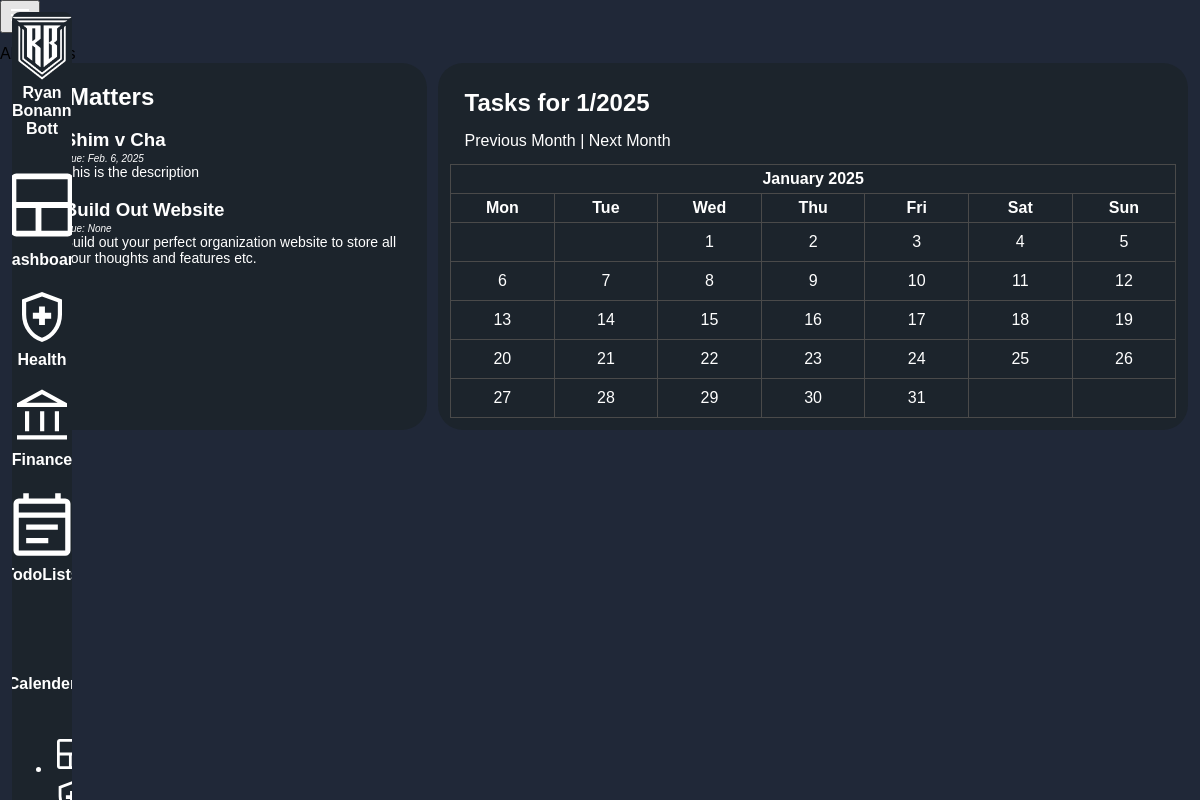
The page /project/matters/?year=2025&month=1 on the database its author committed.
### Progman/models.py (models this page shows, shortened)
class Matter(models.Model):
    name = models.CharField(max_length=250)
    type = models.ForeignKey(MatterType, on_delete=models.SET_NULL, null=True, blank=True, related_name="matters")
    client = models.ForeignKey(Client, on_delete=models.SET_NULL, null=True, blank=True, related_name="matters")
    start_date = models.DateField(null=True, blank=True)
    due_date = models.DateField(null=True, blank=True)
    description = models.TextField(null=True, blank=True) # Put your Notes Here
    status = models.ForeignKey(MatterStatus, on_delete=models.SET_NULL, null=True, blank=True, related_name="matters")
    percent_complete = models.FloatField(null=True, blank=True)
    final_product = models.FileField(upload_to="documents/", null=True, blank=True)
    created_at = models.DateTimeField(auto_now_add=True)
    updated_at = models.DateTimeField(auto_now=True)

### Progman/views.py (the view)
# urls.py: path('matters/', views.MatterListView.as_view(), name='matter_list'),
class MatterListView(ListView):
    model = Matter
    template_name = 'note/matter_list.html'
    context_object_name = 'matters'
    def get_context_data(self, **kwargs):
        context = super().get_context_data(**kwargs)
        now = datetime.now()
        year = self.request.GET.get("year", now.year)
        month = self.request.GET.get("month", now.month)
        try:
            year = int(year)
            month = int(month)
        except ValueError:
            year, month = now.year, now.month
        if month < 1:
                year = year-1
                month = 12
        elif month > 12:
            year = year+1
            month = 1
        tasks = Routine.objects.filter(due_date__year=year, due_date__month=month)
        task_dict = {}
        for task in tasks:
            task_day = task.due_date.day
            if task_day not in task_dict:
                task_dict[task_day] = []
            task_dict[task_day].append(task)
        calendar_html = TaskCalendar(year, month, task_dict).formatmonth(year, month)
        context["calendar"] = calendar_html
        context["year"] = year
        context["month"] = month
        return context

### Progman/views.py (called while the page is built)
    def formatday(self, day, weekday):
        if day == 0:
            return '<td class="noday">&nbsp;</td>'  # Empty day
        task_html = ""
        if day in self.tasks:
            for task in self.tasks[day]:
                task_html += f'<br><span class="task">{task.matter}<br>{task.name}</span> <br> '
        return f'<td class="{self.cssclasses[weekday]}">{day}{task_html}</td>'

    def formatmonth(self, theyear, themonth, withyear=True):
        return f'<table border="0" cellpadding="0" cellspacing="0" class="calendar">\n' + \
               f"{self.formatmonthname(theyear, themonth, withyear=withyear)}\n" + \
               f"{self.formatweekheader()}\n" + \
               "\n".join(self.formatweek(week) for week in self.monthdays2calendar(theyear, themonth)) + \
               "\n</table>"

### Progman/templates/note/matter_list.html (shortened to what this page needs)
{% extends "base/base.html" %}
{% load static %}
{%load crispy_forms_tags %}
{% block template %}
<body>
    <div class="header"  style="padding-top:1%">
        <div class="title"><b></b>All Matters<b></b></div>
    </div>
    <div class="Grid_toprow">
        <div id="TopRowChild" class="totalspentmade" style="width: 30%">
            <h2 style="margin: 2%;">All Matters</h2>
            <ul>
                {% for matter in matters %}
                    <a style="text-decoration: none; color: white" href="{% url 'matter_detail' matter.pk %}">
                    <h3 style="margin-bottom: 2px"> {{ matter.name }} </h3> </a>
                    <div style="margin-top: 0px; font-size:10px;"><i>Due: {{ matter.due_date }}</i></div>
                    <div style="margin-top: 0px; font-size:14px;">{{ matter.description }}</div>
                {% endfor %}
            </ul>
        </div>
        <div id="TopRowChild" class="thisweeklastweek">
            <h2 style="margin: 2%;">Tasks for {{ month }}/{{ year }}</h2>
            <div  style="margin: 2%;">
                <a href="{% url 'matter_list' %}?year={{ year }}&month={{ month|add:'-1' }}" class="btn btn-link" style="text-decoration: none; color: white">Previous Month</a>
                |
                <a href="{% url 'matter_list' %}?year={{ year }}&month={{ month|add:'1' }}" class="btn btn-link" style="text-decoration: none; color: white">Next Month</a>
            </div>
            <div>
                {{ calendar|safe }}
            </div>
        </div>
    </div>
</body>
{% endblock %}

### staticfiles/css/style.css (style rules this page uses)
body { margin: 0; font-family: Arial, sans-serif; background-color: #202838; background-color: #202838; }

### Progman/templates/note/matter_list.html (style rules this page uses)
.Grid_toprow { display: flex; flex-direction: row; justify-content: space-between; gap: 1%; padding: 0% 1% 0% 1%; }
#TopRowChild:first-child { flex-basis: 35%; flex-grow: 0; max-width: 35%; }
#TopRowChild:last-child { flex-basis: 65%; flex-grow: 0; max-width: 65%; }
#TopRowChild { color: white; background-color: #1c242c; padding: 1%; border-radius: 25px; }
.calendar { width: 100%; border-collapse: collapse; }
.calendar td, .calendar th { border: 1px solid #4a4a4a; text-align: center; vertical-align: top; padding: 10px; width: calc(100% / 7); height: 100px; position: relative; height: auto; }
.calendar th { background-color: #1c242c; color: white; font-weight: bold; padding: 5px; height: auto; text-align: center; }
.calendar .noday { background-color: #1c242c; height: auto; }

### rows shown on the page
Matter: name "Shim v Cha", due_date "Feb. 6, 2025", description "This is the description"
Matter: name "Build Out Website", due_date "None", description "Build out your perfect organization website to store all your thoughts and features etc."

### other values the page prints
{{ month }} "1"
{{ year }} "2025"
{{ calendar|safe }} "January 2025 Mon Tue Wed Thu Fri Sat Sun 1 2 3 4 5 6 7 8 9 10 11 12 13 14 15 16 17 18 19 20 21 22 23 24 25 26 27 28 29 30 31"
